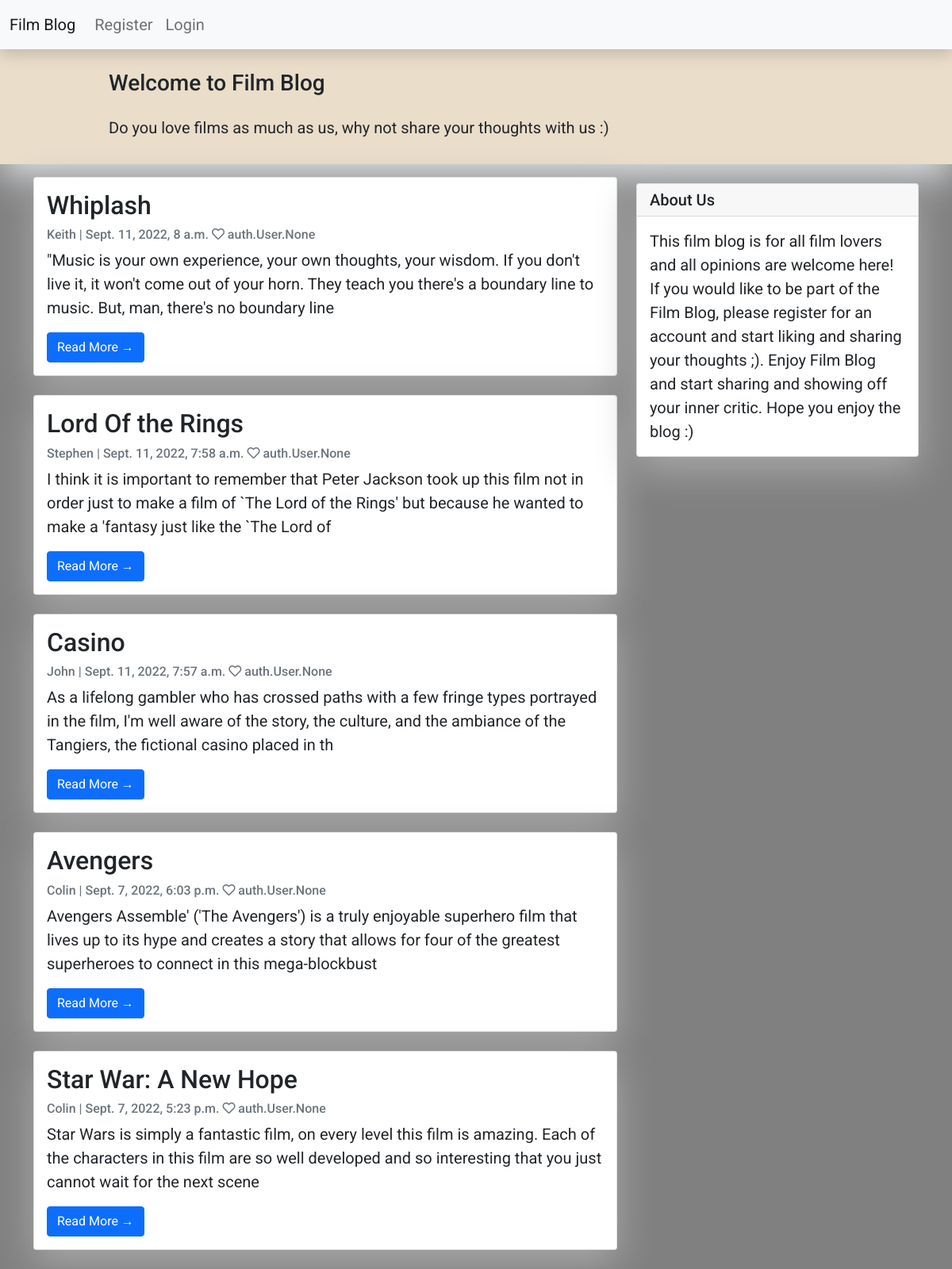
The page / on the database its author committed.
### blog/models.py (models this page shows, shortened)
class Post(models.Model):
    film_title = models.CharField(max_length=200, unique=True, null=True)
    slug = models.SlugField(max_length=200, unique=True, null=True)
    blogger = models.ForeignKey(User, on_delete=models.CASCADE, related_name='blog_posts', null=True)
    director = models.CharField(max_length=200, unique=True, null=True)
    actor = models.CharField(max_length=200, unique=True, null=True)
    updated_on = models.DateTimeField(auto_now=True, null=True)
    content = models.TextField()
    created_on = models.DateTimeField(auto_now_add=True, null=True)
    status = models.IntegerField(choices=STATUS, default=0)
    likes = models.ManyToManyField(User, related_name='blog_post_likes')
    class Meta:
        ordering = ['-created_on']
    def number_of_likes(self):
        return self.likes

### blog/views.py (the view)
# urls.py: path('', views.ListPost.as_view(), name='home'),
class ListPost(generic.ListView):
    model = Post
    queryset = Post.objects.filter(status=1).order_by('-created_on')
    template_name = 'index.html'
    paginate_by = 6

### templates/index.html (shortened to what this page needs)
{% extends "base.html" %}
{% block content %}
<header class="masthead">
    <div class="container">
        <div class="row">
            <div class=" col-md-8 col-md-10 mx-auto">
                <div class="site-heading">
                    <h3 class=" site-heading my-4 mt-3 text-black"> Welcome to Film Blog </h3>
                    <p class="text-black">Do you love films as much as us, why not share your thoughts with us :) &nbsp
                    </p>
                </div>
            </div>
        </div>
    </div>
</header>
<div class="container">
    <div class="row">
        <div class="col-md-8 mt-3 left">
            {% for post in post_list %}
            <div class="card mb-4">
                <div class="card-body">
                    <h2 class="card-title">{{ post.film_title }}</h2>
                    <p class="card-text text-muted h6">{{ post.blogger }} | {{ post.created_on}} <i
                            class="far fa-heart"></i>
                        {{ post.number_of_likes }}</p>
                    <p class="card-text">{{post.content|slice:":200" }}</p>
                    <a href="{% url 'details_post' post.slug  %}" class="btn btn-primary">Read More &rarr;</a>
                </div>
            </div>
            {% endfor %}
        </div>
        {% block about %} {% include 'about.html' %} {% endblock about %}
    </div>
</div>
{% endblock %}

### templates/base.html (shortened to what this page needs)
{% load static %}
<!DOCTYPE html>
<html lang="en">
<head>
    <link rel="stylesheet" href="https://cdnjs.cloudflare.com/ajax/libs/font-awesome/5.15.3/css/all.min.css">
    <link href="https://cdn.jsdelivr.net/npm/bootstrap@5.0.1/dist/css/bootstrap.min.css" rel="stylesheet"
>
    <link rel="stylesheet" href="{% static 'css/style.css' %}">
</head>
<body>
    <nav class="navbar navbar-expand-lg navbar-light bg-light shadow" id="mainNav">
        <div class="container-fluid">
            <a class="navbar-brand" href="{% url 'home' %}">Film Blog</a>
            <div class="collapse navbar-collapse" id="navbarText">
                <ul class="navbar-nav me-auto mb-2 mb-lg-0">
                    {% if user.is_authenticated %}
                    <li class="nav-item">
                        <a class="nav-link" href="{% url 'account_logout' %}">Logout</a>
                    </li>
                    {% else %}
                    <li class="nav-item">
                        <a class="nav-link" href="{% url 'account_signup' %}">Register</a>
                    </li>
                    <li class="nav-item">
                        <a class="nav-link" href="{% url 'account_login' %}">Login</a>
                    </li>
                    {% endif %}
                </ul>
            </div>
        </div>
    </nav>
    <main>
        {% block content %}{% endblock content %}
    </main>
</body>
</html>

### templates/about.html (shortened to what this page needs)
{% block sidebar %}
<div class="col-md-4 float-right ">
    <div class="card my-4">
        <h5 class="card-header">About Us</h5>
        <div class="card-body">
            <p class="card-text"> This film blog is for all film lovers and all opinions are welcome here! If you would
                like to be part of the Film Blog, please register for an account and start liking and sharing your
                thoughts ;). Enjoy Film Blog and start sharing and showing off your inner critic. Hope you
                enjoy the blog :)
            </p>
        </div>
    </div>
</div>
{% endblock sidebar %}

### static/css/style.css (style rules this page uses)
body { font-family: "Roboto", sans-serif; font-size: 20px; background-color: #808080; }
.shadow { box-shadow: 0 5px 3px -3px rgba(0, 0, 0, 0.1); }
.masthead { background: #EADDCA; height: auto; padding-bottom: 15px; box-shadow: 0 16px 48px #E3E7EB; padding-top: 10px; }
.card { box-shadow: 0 16px 48px #A9A9A9; }

### rows shown on the page
Post: film_title "Whiplash", blogger "Keith", created_on "Sept. 11, 2022, 8 a.m.", number_of_likes "auth.User.None", content "\"Music is your own experience, your own thoughts, your wisdom. If you don't live it, it won't come out of your horn. They teach you there's a boundary line to music. But, man, there's no boundary line"
Post: film_title "Lord Of the Rings", blogger "Stephen", created_on "Sept. 11, 2022, 7:58 a.m.", number_of_likes "auth.User.None", content "I think it is important to remember that Peter Jackson took up this film not in order just to make a film of `The Lord of the Rings' but because he wanted to make a 'fantasy just like the `The Lord of"
Post: film_title "Casino", blogger "John", created_on "Sept. 11, 2022, 7:57 a.m.", number_of_likes "auth.User.None", content "As a lifelong gambler who has crossed paths with a few fringe types portrayed in the film, I'm well aware of the story, the culture, and the ambiance of the Tangiers, the fictional casino placed in th"
Post: film_title "Avengers", blogger "Colin", created_on "Sept. 7, 2022, 6:03 p.m.", number_of_likes "auth.User.None", content "Avengers Assemble' ('The Avengers') is a truly enjoyable superhero film that lives up to its hype and creates a story that allows for four of the greatest superheroes to connect in this mega-blockbust"
Post: film_title "Star War: A New Hope", blogger "Colin", created_on "Sept. 7, 2022, 5:23 p.m.", number_of_likes "auth.User.None", content "Star Wars is simply a fantastic film, on every level this film is amazing. Each of the characters in this film are so well developed and so interesting that you just cannot wait for the next scene"
